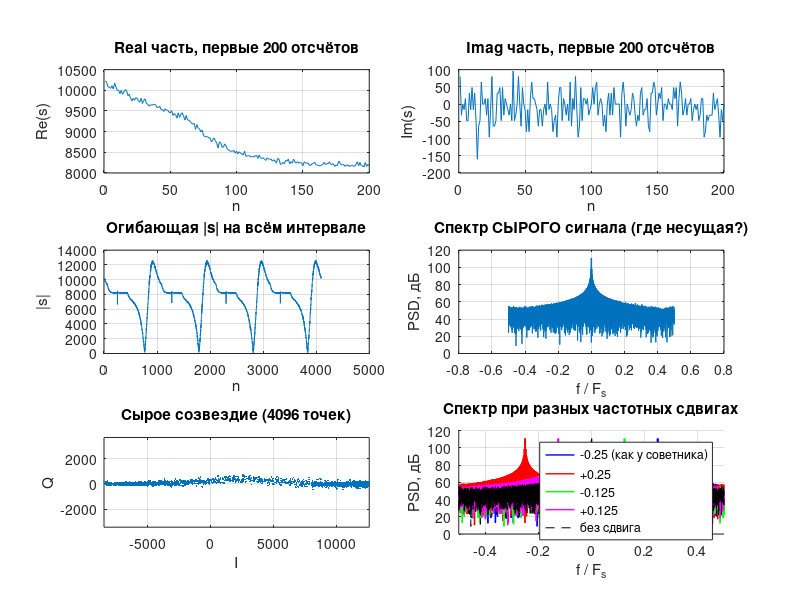

This figure's MATLAB source:
%% diag_real_data.m
% Голая диагностика out.dat без предобработки

clear; clc; close all;

fid = fopen('out.dat', 'r');
data = fread(fid, 4096*2, 'double');
fclose(fid);

dr = data(1:2:end);
di = data(2:2:end);
s = dr + 1i*di;

% Базовая статистика
fprintf('=== Статистика ===\n');
fprintf('  N комплексных:  %d\n', length(s));
fprintf('  re: min=%.0f max=%.0f mean=%.2f std=%.1f\n', ...
        min(real(s)), max(real(s)), mean(real(s)), std(real(s)));
fprintf('  im: min=%.0f max=%.0f mean=%.2f std=%.1f\n', ...
        min(imag(s)), max(imag(s)), mean(imag(s)), std(imag(s)));

figure('Position',[100 100 1400 800]);

% --- Временные ряды ---
subplot(3,2,1);
plot(real(s(1:200))); grid on;
xlabel('n'); ylabel('Re(s)');
title('Real часть, первые 200 отсчётов');

subplot(3,2,2);
plot(imag(s(1:200))); grid on;
xlabel('n'); ylabel('Im(s)');
title('Imag часть, первые 200 отсчётов');

% --- Огибающая ---
subplot(3,2,3);
plot(abs(s)); grid on;
xlabel('n'); ylabel('|s|');
title('Огибающая |s| на всём интервале');

% --- Спектр сырой ---
subplot(3,2,4);
N = length(s);
sp = fftshift(abs(fft(s)).^2 / N);
f_axis = linspace(-0.5, 0.5, N);
plot(f_axis, 10*log10(sp + eps)); grid on;
xlabel('f / F_s'); ylabel('PSD, дБ');
title('Спектр СЫРОГО сигнала (где несущая?)');

% --- Сырое созвездие ---
subplot(3,2,5);
plot(real(s), imag(s), '.', 'MarkerSize', 4); grid on;
axis equal;
xlabel('I'); ylabel('Q');
title('Сырое созвездие (4096 точек)');

% --- Спектр после кандидатных сдвигов ---
subplot(3,2,6);
n = (1:N)';
shifts = [-0.25, 0.25, -0.125, 0.125];
colors = {'b', 'r', 'g', 'm'};
hold on;
for k = 1:length(shifts)
    s_sh = s .* exp(-1i*2*pi*n*shifts(k));
    sp_sh = fftshift(abs(fft(s_sh)).^2 / N);
    plot(f_axis, 10*log10(sp_sh + eps), colors{k}, 'LineWidth', 1);
end
plot(f_axis, 10*log10(fftshift(abs(fft(s)).^2 / N) + eps), 'k--');
grid on;
legend('-0.25 (как у советника)', '+0.25', '-0.125', '+0.125', 'без сдвига', ...
       'Location', 'best');
xlabel('f / F_s'); ylabel('PSD, дБ');
title('Спектр при разных частотных сдвигах');
xlim([-0.5 0.5]);

fprintf('\nГотово — смотрим на графики.\n');
